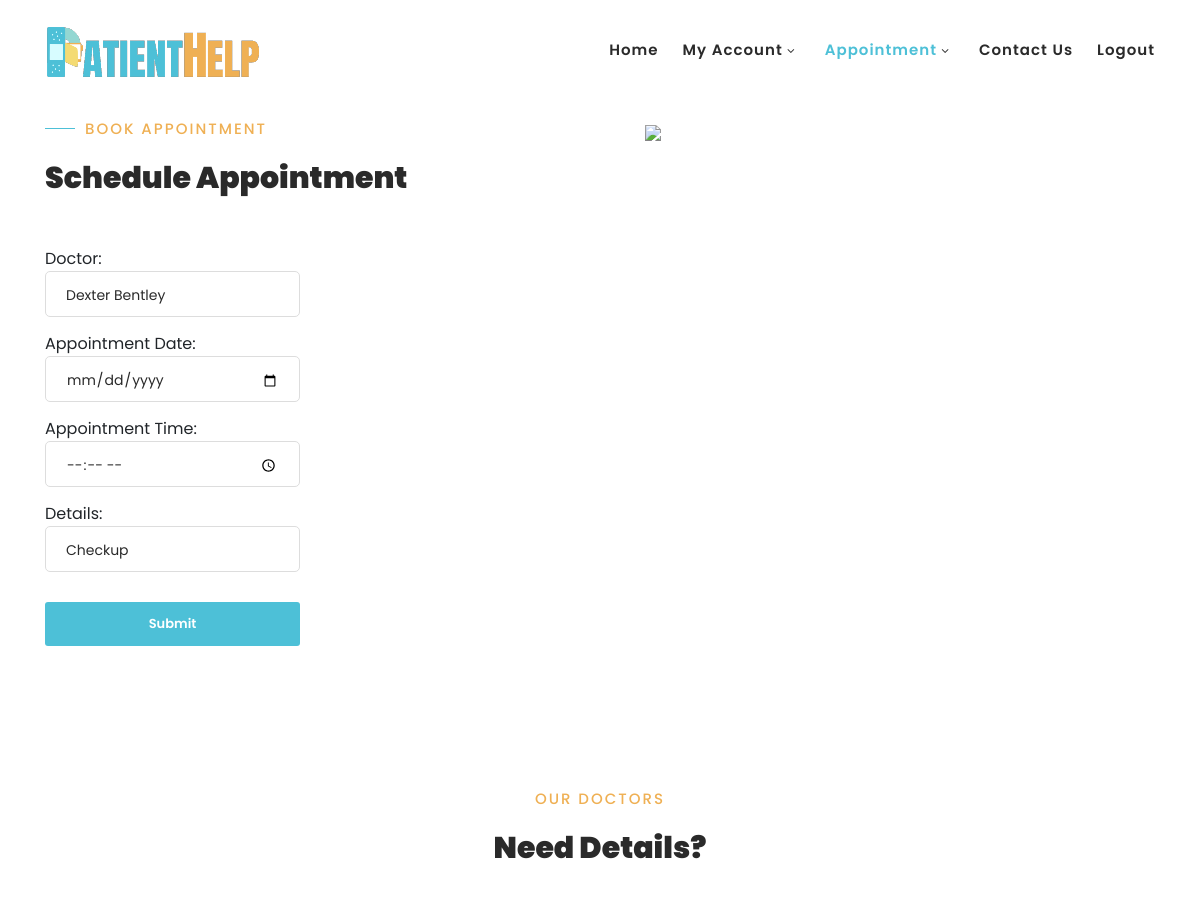
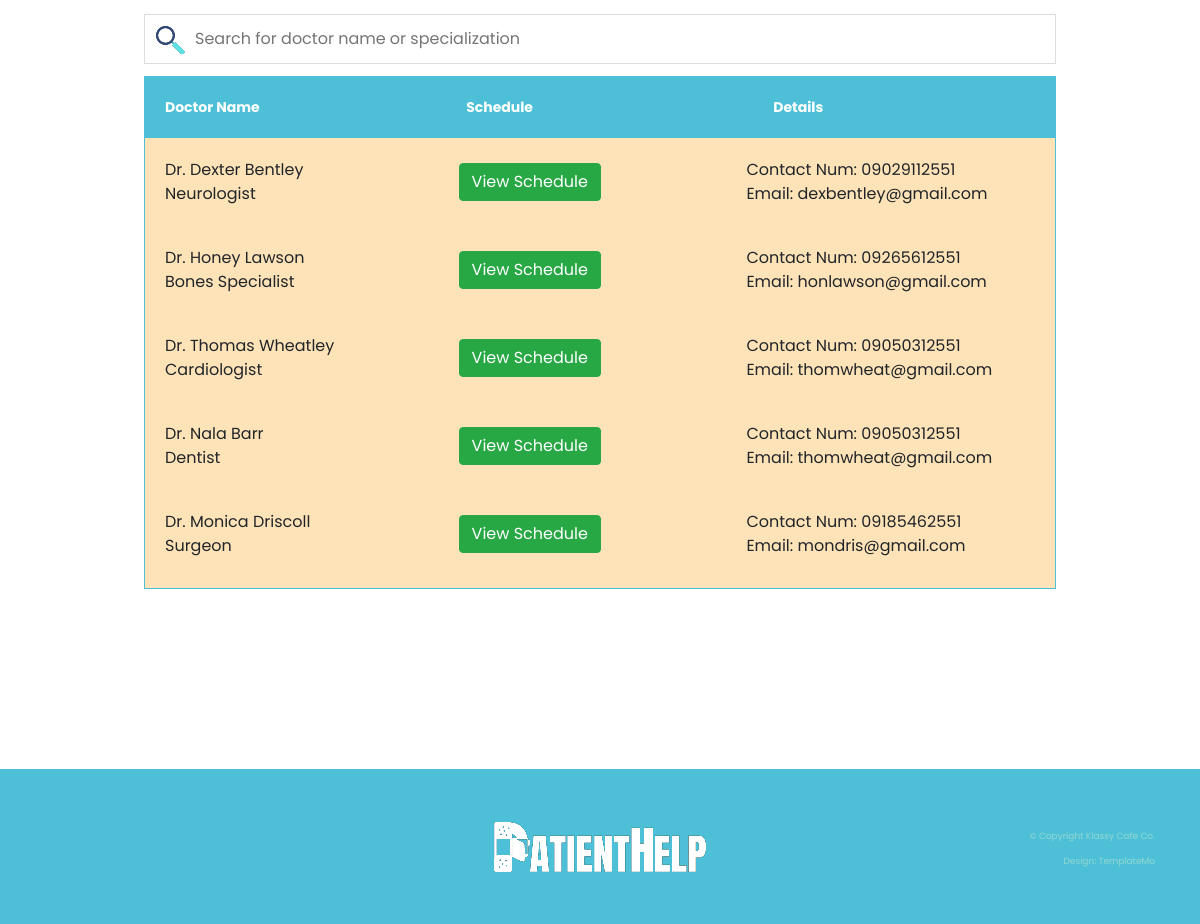
The app's page /web_patient/book_appointment.php (signed in) with its own data (2 pictures, top to bottom).
### tables this page shows
CREATE TABLE `doctor` (
  `doctor_id` int(11) NOT NULL,
  `username` varchar(50) NOT NULL,
  `password` varchar(50) NOT NULL,
  `fname` varchar(50) NOT NULL,
  `lname` varchar(50) NOT NULL,
  `contact_num` varchar(15) NOT NULL,
  `email` varchar(60) NOT NULL,
  `address_line1` varchar(95) NOT NULL,
  `address_line2` varchar(95) NOT NULL,
  `address_city` varchar(35) NOT NULL,
  `address_state` varchar(30) NOT NULL,
  `zip_code` varchar(6) NOT NULL,
  `creation_date` varchar(30) NOT NULL,
  `spec_detail` varchar(30) NOT NULL,
  `admin_id` int(11) NOT NULL
);

### web_patient/book_appointment.php (the view, shortened to what this page needs)
<?php
    if (isset($_SESSION['username'])) {
        $db_name = "patient_care";
        $db_username = "root";
        $db_pass = "";
        $db_host = "localhost";
        $con = mysqli_connect("$db_host","$db_username","$db_pass", "$db_name") or
        die(mysqli_error());
    }
    else {
      header("location: ../index.html");
    }
?>
<!DOCTYPE html>
<html lang="en">
  <head>
    <link rel="stylesheet" type="text/css" href="../css/bootstrap.min.css">
    <link rel="stylesheet" type="text/css" href="../css/font-awesome.css">
    <link rel="stylesheet" href="../css/templatemo-klassy-cafe.css">
    <link rel="stylesheet" href="../css/owl-carousel.css">
    <link rel="stylesheet" href="../css/lightbox.css">
	<link rel="stylesheet" href="../css/tempcss.css">
	</head>
    <body>
    <header class="header-area header-sticky">
        <div class="container">
            <div class="row">
                <div class="col-12">
                    <nav class="main-nav">
                        <a href="index_patient.php" class="logo">
                            <img src="../images/patienthelplogo.png" align="klassy cafe html template">
                        </a>
						<ul class="nav">
                            <li class="scroll-to-section"><a href="index_patient.php #top">Home</a></li>
							<li class="submenu">
                                <a href="javascript:;">My Account</a>
                            </li>
                            <li class="submenu">
                                <a href="javascript:;" class="active">Appointment</a>
                            </li>
							<li class="scroll-to-section"><a href="index_patient.php #contactus">Contact Us</a></li>
							<li><a href="../logout.php">Logout</a></li>
                        </ul>
                    </nav>
                </div>
            </div>
        </div>
    </header>
    <section class="section" id="about">
        <div class="container">
            <div class="row">
                <div class="col-lg-6 col-md-6 col-xs-12">
                    <div class="left-text-content">
                        <div class="section-heading">
                            <h6>Book Appointment</h6>
                            <h2>Schedule Appointment</h2>
                        </div>
                    <div class="contact-form">
                        <form action="" method="post">
                          <div class="row">
							<br/>
							<br/>
                            <div class="col-lg-6">
                              <fieldset>
									<br/>Doctor:
									<select name="doctor_id">
                                        <?php
                                            $doctor_query = mysqli_query($con, "SELECT doctor_id, CONCAT(fname, \" \", lname) AS doctor_assigned FROM doctor ORDER BY doctor_id ASC");
                                            while($doctor_row = mysqli_fetch_array($doctor_query)){
                                                Print "<option value=\"" . $doctor_row['doctor_id'] . "\">" . $doctor_row['doctor_assigned'] . "</option>";
                                            }
                                        ?>
									</select>
                              </fieldset>
							  <fieldset>
									Appointment Date:
										<input type="date" name="appointment_date" required="required" />
									Appointment Time:
										<input type="time" name="appointment_time" required="required" />
									Details:
										<select name="details">
											<option value="Checkup">Checkup</option>
										</select>
                              <fieldset>
								<br/>
                                <button type="submit" id="form-submit" class="main-button-icon">Submit</button><br/><br/>
                              </fieldset>
                            </div>
                          </div>
                        </form>
                    </div>
                    </div>
                </div>
                <div class="col-lg-6 col-md-6 col-xs-12">
                    <div class="right-content">
                        <div class="thumb">
							<img src="../images/bsidepic.png">
						</div>
                    </div>
                </div>
            </div>
        </div>
    </section>
    <section class="section" id="ourteam">
        <div class="container respoTable">
            <div class="row">
                <div class="col-lg-4 offset-lg-4 text-center">
                    <div class="section-heading">
                        <h6>Our Doctors</h6>
						<h2>Need Details?</h2>
                    </div>
                </div>
				<div style="width:80%; margin:auto;">
				 <input type="text" id="myInput" onkeyup="myFunction()" placeholder="Search for doctor name or specialization" title="Type in a specialization">
				</div>
				<table class="fixedHeader viewTable" id="myTable">
					<thead>
                    <tr>
                        <th>Doctor Name</th>
                        <th>Schedule</th>
                        <th>Details</th>
                    </tr>
					</thead>
					<tbody>
					<?php
                        $query = mysqli_query($con, "select * from doctor order by doctor_id asc");
                        while($row = mysqli_fetch_array($query)) {
                    ?>
                            <tr>
                                <td><?php echo "Dr. " . $row['fname'] . " " . $row['lname'] . "<br>" . $row['spec_detail'] ?></td>
                                <td><a href='javascript:void(0)' class="btn btn-success get_id" data-id='<?php echo $row["doctor_id"] ?>' data-toggle="modal" data-target="#myModal">View Schedule</a></td>
                                <td><?php echo "Contact Num: " . $row['contact_num'] . "<br>Email: " . $row['email'] ?> </td>
                            </tr>
                    <?php
                        }
                    ?>
					</tbody>
				</table>
			</div>
        </div>
    </section>
    <footer>
        <div class="container">
            <div class="row">
                <div class="col-lg-4 col-xs-12">
                </div>
                <div class="col-lg-4">
                    <div class="logo">
                        <a href="index_patient.php"><img src="../images/white-logo.png" alt=""></a>
                    </div>
                </div>
                <div class="col-lg-4 col-xs-12">
                    <div class="left-text-content">
                        <p>© Copyright Klassy Cafe Co.
                        <br>Design: TemplateMo</p>
                    </div>
                </div>
            </div>
        </div>
    </footer>
  </body>
</html>

### css/tempcss.css (style rules this page uses)
.viewTable { margin: auto; width: 80%; border:1px solid #4dc0d7; background: #fde3b7; }
.viewTable th { background: #4dc0d7; color: #fff; font-size: 14px; }
#myInput { background-image: url('../images/searchicon.png'); background-position: 10px 10px; background-repeat: no-repeat; width: 100%; font-size: 16px; padding: 12px 20px 12px 50px; border: 1px solid #ddd; margin-bottom: 12px; }
.respoTable { overflow-x:auto; }
.fixedHeader tbody { display: block; overflow: auto; height: 450px; }
.fixedHeader thead tr { display: table-header-group; }
.fixedHeader thead { background: #4dc0d7; }
.fixedHeader th, .fixedHeader td { padding: 20px; text-align: left; width: 400px; }

### records on screen
doctor: fname "Dexter", lname "Bentley", spec_detail "Neurologist", contact_num "09029112551", email "dexbentley@gmail.com"
doctor: fname "Honey", lname "Lawson", spec_detail "Bones Specialist", contact_num "09265612551", email "honlawson@gmail.com"
doctor: fname "Thomas", lname "Wheatley", spec_detail "Cardiologist", contact_num "09050312551", email "thomwheat@gmail.com"
doctor: fname "Nala", lname "Barr", spec_detail "Dentist", contact_num "09050312551", email "thomwheat@gmail.com"
doctor: fname "Monica", lname "Driscoll", spec_detail "Surgeon", contact_num "09185462551", email "mondris@gmail.com"

### other values on screen
form field doctor_id "Dexter Bentley"
